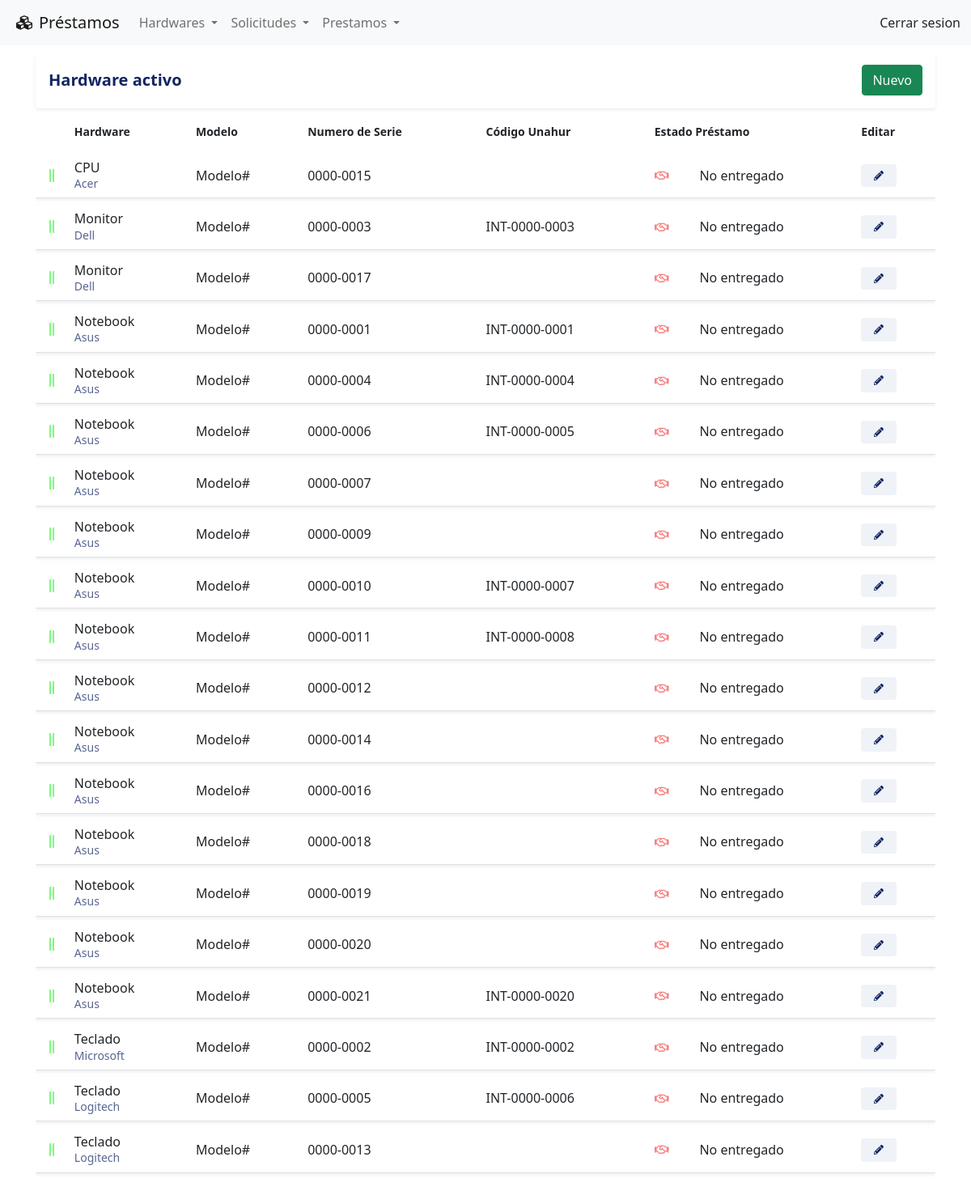
The app's page /hardware/activo with its own data.
### tables this page shows
CREATE TABLE IF NOT EXISTS hardwares
(
    id_hardware INT AUTO_INCREMENT PRIMARY KEY NOT NULL,
    id_tipo_hardware INT NOT NULL,
    id_marca INT NOT NULL,
    descripcion_hardware VARCHAR(1024),
    modelo VARCHAR(40) NOT NULL,
    numero_serie VARCHAR(40) NOT NULL UNIQUE,
    codigo_interno VARCHAR(40),
    id_estado_hardware INT NOT NULL,
    id_estado_prestamo INT NOT NULL,
    created_at TIMESTAMP DEFAULT CURRENT_TIMESTAMP,
    updated_at DATETIME DEFAULT CURRENT_TIMESTAMP ON UPDATE CURRENT_TIMESTAMP,
    FOREIGN KEY (id_tipo_hardware) REFERENCES tipos_hardware (id_tipo_hardware),
    FOREIGN KEY (id_marca) REFERENCES marcas (id_marca)
);

CREATE TABLE IF NOT EXISTS tipos_hardware
(
    id_tipo_hardware INT AUTO_INCREMENT PRIMARY KEY NOT NULL,
    tipo_hardware VARCHAR(40) NOT NULL UNIQUE,
    created_at TIMESTAMP DEFAULT CURRENT_TIMESTAMP,
    updated_at DATETIME DEFAULT CURRENT_TIMESTAMP ON UPDATE CURRENT_TIMESTAMP
);

CREATE TABLE IF NOT EXISTS marcas
(
    id_marca INT AUTO_INCREMENT PRIMARY KEY NOT NULL,
    marca VARCHAR(40) NOT NULL UNIQUE,
    created_at TIMESTAMP DEFAULT CURRENT_TIMESTAMP,
    updated_at DATETIME DEFAULT CURRENT_TIMESTAMP ON UPDATE CURRENT_TIMESTAMP
);

CREATE TABLE IF NOT EXISTS estados_prestamo
( 
    id_estado_prestamo INT AUTO_INCREMENT PRIMARY KEY NOT NULL, 
    estado_prestamo VARCHAR(40) NOT NULL UNIQUE,
    color_estado_prestamo VARCHAR(40) NOT NULL, 
    created_at TIMESTAMP DEFAULT CURRENT_TIMESTAMP,
    updated_at DATETIME DEFAULT CURRENT_TIMESTAMP ON UPDATE CURRENT_TIMESTAMP
);

### controllers/hardwareController.php (called while the page is built, shortened)
<?php
require_once 'models/hardwareModel.php';
class HardwareController{
    public function activo() {
        $hardware = new HardwareModel();
        $hardwares = $hardware->getAll();
        $hardware->setEncabezado('activo');
        $estado = 1;
        require_once 'views/hardware/listado.php';
    }
}

### index.php (called while the page is built, shortened)
<?php
    require_once "config/database.php";
    include_once "views/layouts/header.php";
    include_once "views/layouts/navbar.php";
    include_once "views/layouts/main.php";
    include_once "views/layouts/footer.php";
?>

### config/database.php (called while the page is built)
<?php
class Database {
    public static function connect(){
        $db = new mysqli('localhost', 'root', '', 'prestamos');
        $db->query ("SET NAMES 'utf-8'");
        return $db;
    }
}

### models/hardwareModel.php (called while the page is built, shortened)
<?php
class HardwareModel{
    private $db;
    private $encabezado;
    public function __construct() {
        $this->db = Database::connect();
    }
    public function getEncabezado() {
        return $this->encabezado;
    }
    public function setEncabezado($encabezado) {
        $this->encabezado = $encabezado;
    }
    public function getAll() {
            $hardwares = $this->db->query(
                "SELECT
                    hardwares.id_hardware,
                    tipos_hardware.tipo_hardware,
                    marcas.marca,
                    hardwares.modelo,
                    hardwares.numero_serie,
                    hardwares.codigo_interno,
                    hardwares.id_estado_hardware,
                    estados_hardware.estado_hardware,
                    hardwares.id_estado_prestamo,
                    estados_prestamo.estado_prestamo,
                    hardwares.descripcion_hardware,
                    hardwares.created_at AS created_at_hardware
                FROM
                    hardwares
                INNER JOIN
                    tipos_hardware ON hardwares.id_tipo_hardware = tipos_hardware.id_tipo_hardware
                INNER JOIN
                    marcas ON hardwares.id_marca = marcas.id_marca
                INNER JOIN
                    estados_hardware ON hardwares.id_estado_hardware = estados_hardware.id_estado_hardware
                INNER JOIN
                    estados_prestamo ON hardwares.id_estado_prestamo = estados_prestamo.id_estado_prestamo
                ORDER BY tipos_hardware.tipo_hardware, hardwares.numero_serie;
            ");
            return $hardwares;
    }
}

### views/hardware/listado.php (the view, shortened to what this page needs)
<div class="row">
    <div class="col align-middle">
        <div class="card d-inline-block border-0 shadow-sm shadow-hover w-100">
            <div class="card-body d-flex justify-content-between align-items-center">
                <h5 class="mb-0"> Hardware <?= $hardware->getEncabezado()?></h5>
                <a href="<?= URL ?>hardware/nuevo"class="btn btn-success text-light">Nuevo</a>
			</div>
        </div>
    </div>
</div>
<div class="row">
    <div class="col">
        <div class="table-responsive">
            <table class="table table-hover">
                <thead class="thead-light">
                    <tr>
                        <th scope="col"><small class="font-weight-bold"><small></th>
                        <th scope="col"><small class="font-weight-bold">Hardware<small></th>
                        <th scope="col"><small class="font-weight-bold">Modelo<small></th>
                        <th scope="col"><small class="font-weight-bold">Numero de Serie<small></th>
                        <th scope="col"><small class="font-weight-bold">Código Unahur<small></th>
                        <th scope="col" colspan=2><small class="font-weight-bold">Estado Préstamo<small></th>
                        <th scope="col"><small class="font-weight-bold">Editar<small></th>
                    </tr>
                </thead>
                <tbody>
                    <?php while($dato = $hardwares->fetch_object()): ?>
                    <?php  $ultimo = $dato->id_estado_hardware;
                        if($ultimo == $estado) {
                    ?>
                        <tr class="shadow-sm">
                            <td class="align-middle text-center">
                                <i class="fas fa-grip-lines-vertical"
                                        <?php
                                            switch ($estado) {
                                                case 1:
                                                    echo  'style="color:rgba(0, 244, 0, 0.5)"';
                                                break;
                                        }
                                    ?>
                                > </i>
                            </td>
                            <td><span class="d-block"><?= $dato->tipo_hardware; ?></span><small class="text-muted"><?= $dato->marca; ?></small>
                            </td>
                            <td class="align-middle"><span><?= $dato->modelo; ?></span></td>
                            <td class="align-middle"><span><?= $dato->numero_serie; ?></span></td>
                            <td class="align-middle"><span><?= $dato->codigo_interno; ?></span></td>
                            <td class="align-middle"><span>
                                <i class="far fa-handshake fa-sm"
                                            <?php
                                                switch ($dato->id_estado_prestamo) {
                                                    case 1:
                                                        echo  'style="color:rgba(244, 0, 0, 0.5)"';
                                                    break;
                                            }
                                        ?>
                                    > </i>
                                </span>
                            </td>
                            <td class="align-middle">
                                <?= $dato->estado_prestamo; ?>
                            </td>
                            <td class="align-middle">
                                <a href = "<?= URL ?>hardware/editar&id=<?=$dato->id_hardware?>">
                                    <span class="badge badge-secondary"><i class="fas fa-pencil-alt"></i></span>
                                </a>
                            </td>
                        </tr>
                    <?php } endwhile; ?>
                </tbody>
            </table>
        </div>
    </div>
</div>

### public/css/style.css (style rules this page uses)
:root { --primary: #122562; --light: #ffffff; --light-blue: #F5F6FA; --grey: #eff2f7; }
h1, h2, h3, h4, h5, h6 { color: var(--primary); font-weight: 700; }
.text-muted { color: var(--primary) !important; opacity: .7; }
.shadow-sm { box-shadow: 0 0 1.25rem rgba(11,37,75,.05); }
.shadow-hover { transition: 1s ease-in-out; }
.badge { padding: .5rem 1rem; }
.badge-secondary { background-color: var(--grey); color: var(--primary); }
table { border-collapse: separate; border-spacing: 0 .5rem; }
table thead th { border: 0 !important; }
table tbody tr { background-color: var(--light); }
table tbody td { border-top: 0 !important; line-height: 1.2; }
html { position: relative; min-height: 100%; }
body { margin-bottom: 60px; }

### records on screen
hardwares: id_tipo_hardware.tipo_hardware "CPU", id_marca.marca "Acer", modelo "Modelo#", numero_serie "0000-0015", id_estado_prestamo.estado_prestamo "No entregado"
hardwares: id_tipo_hardware.tipo_hardware "Monitor", id_marca.marca "Dell", modelo "Modelo#", numero_serie "0000-0003", codigo_interno "INT-0000-0003", id_estado_prestamo.estado_prestamo "No entregado"
hardwares: id_tipo_hardware.tipo_hardware "Monitor", id_marca.marca "Dell", modelo "Modelo#", numero_serie "0000-0017", id_estado_prestamo.estado_prestamo "No entregado"
hardwares: id_tipo_hardware.tipo_hardware "Notebook", id_marca.marca "Asus", modelo "Modelo#", numero_serie "0000-0001", codigo_interno "INT-0000-0001", id_estado_prestamo.estado_prestamo "No entregado"
hardwares: id_tipo_hardware.tipo_hardware "Notebook", id_marca.marca "Asus", modelo "Modelo#", numero_serie "0000-0004", codigo_interno "INT-0000-0004", id_estado_prestamo.estado_prestamo "No entregado"
hardwares: id_tipo_hardware.tipo_hardware "Notebook", id_marca.marca "Asus", modelo "Modelo#", numero_serie "0000-0006", codigo_interno "INT-0000-0005", id_estado_prestamo.estado_prestamo "No entregado"
hardwares: id_tipo_hardware.tipo_hardware "Notebook", id_marca.marca "Asus", modelo "Modelo#", numero_serie "0000-0007", id_estado_prestamo.estado_prestamo "No entregado"
hardwares: id_tipo_hardware.tipo_hardware "Notebook", id_marca.marca "Asus", modelo "Modelo#", numero_serie "0000-0009", id_estado_prestamo.estado_prestamo "No entregado"
hardwares: id_tipo_hardware.tipo_hardware "Notebook", id_marca.marca "Asus", modelo "Modelo#", numero_serie "0000-0010", codigo_interno "INT-0000-0007", id_estado_prestamo.estado_prestamo "No entregado"
hardwares: id_tipo_hardware.tipo_hardware "Notebook", id_marca.marca "Asus", modelo "Modelo#", numero_serie "0000-0011", codigo_interno "INT-0000-0008", id_estado_prestamo.estado_prestamo "No entregado"
hardwares: id_tipo_hardware.tipo_hardware "Notebook", id_marca.marca "Asus", modelo "Modelo#", numero_serie "0000-0012", id_estado_prestamo.estado_prestamo "No entregado"
hardwares: id_tipo_hardware.tipo_hardware "Notebook", id_marca.marca "Asus", modelo "Modelo#", numero_serie "0000-0014", id_estado_prestamo.estado_prestamo "No entregado"
hardwares: id_tipo_hardware.tipo_hardware "Notebook", id_marca.marca "Asus", modelo "Modelo#", numero_serie "0000-0016", id_estado_prestamo.estado_prestamo "No entregado"
hardwares: id_tipo_hardware.tipo_hardware "Notebook", id_marca.marca "Asus", modelo "Modelo#", numero_serie "0000-0018", id_estado_prestamo.estado_prestamo "No entregado"
hardwares: id_tipo_hardware.tipo_hardware "Notebook", id_marca.marca "Asus", modelo "Modelo#", numero_serie "0000-0019", id_estado_prestamo.estado_prestamo "No entregado"
hardwares: id_tipo_hardware.tipo_hardware "Notebook", id_marca.marca "Asus", modelo "Modelo#", numero_serie "0000-0020", id_estado_prestamo.estado_prestamo "No entregado"
hardwares: id_tipo_hardware.tipo_hardware "Notebook", id_marca.marca "Asus", modelo "Modelo#", numero_serie "0000-0021", codigo_interno "INT-0000-0020", id_estado_prestamo.estado_prestamo "No entregado"
hardwares: id_tipo_hardware.tipo_hardware "Teclado", id_marca.marca "Microsoft", modelo "Modelo#", numero_serie "0000-0002", codigo_interno "INT-0000-0002", id_estado_prestamo.estado_prestamo "No entregado"
hardwares: id_tipo_hardware.tipo_hardware "Teclado", id_marca.marca "Logitech", modelo "Modelo#", numero_serie "0000-0005", codigo_interno "INT-0000-0006", id_estado_prestamo.estado_prestamo "No entregado"
hardwares: id_tipo_hardware.tipo_hardware "Teclado", id_marca.marca "Logitech", modelo "Modelo#", numero_serie "0000-0013", id_estado_prestamo.estado_prestamo "No entregado"

### other values on screen
$hardware->getEncabezado() "activo"
